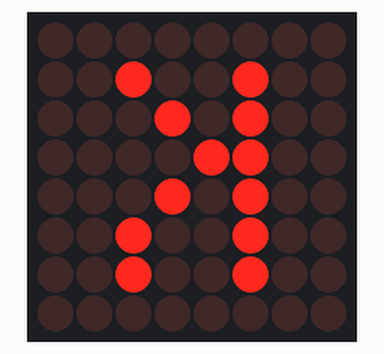
Bench run of a sketch on a simulated Arduino Uno, built with avr-gcc and run on an emulated ATmega328P. Parts: 8×8 LED matrix. Wiring (inferred from the names in the program): LED matrix (orientation assumed): rows pin 2, pin 3, pin 4, pin 5, pin 6, pin 7, pin 8, pin 9; columns pin 10, pin 11, pin 12, pin 13, A0, A1, A2, A3.

Above: at 0.1 s.
At 4.9 s:
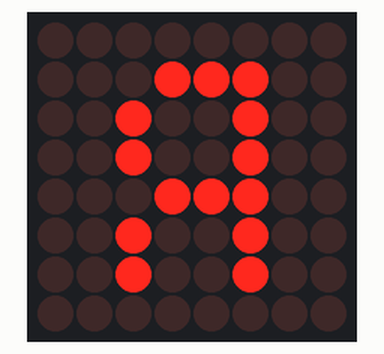
At 7.4 s:
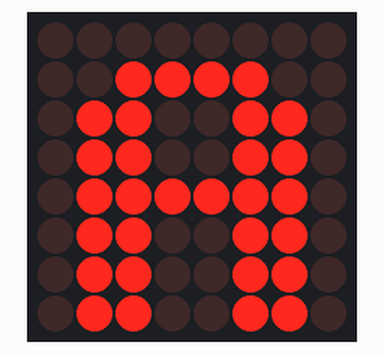
At 9.8 s:
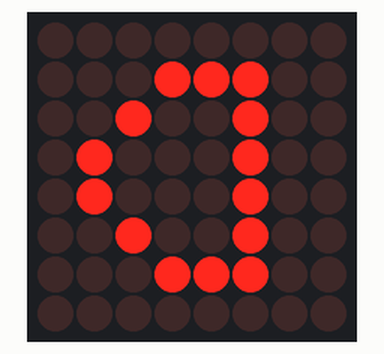
At 17.0 s:
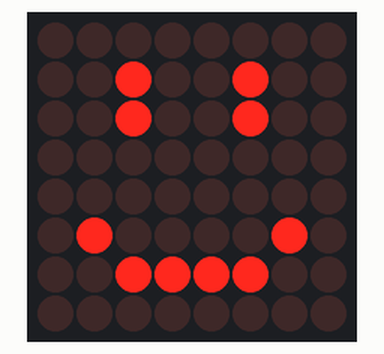
At 36.4 s:
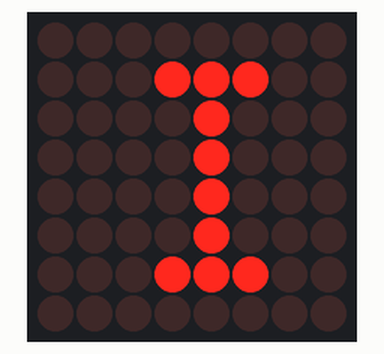

Measured:
- what the display in image 0 shows lasts 2.4 s, from 0.1 s to 2.5 s
- what the display in image 4 shows lasts 7.2 s, from 17.0 s to 24.2 s

The sketch:

ex3-matrice_8x8.ino
```cpp
//update from SAnwandter

#define ROW_1 2
#define ROW_2 3
#define ROW_3 4
#define ROW_4 5
#define ROW_5 6
#define ROW_6 7
#define ROW_7 8
#define ROW_8 9

#define COL_1 10
#define COL_2 11
#define COL_3 12
#define COL_4 13
#define COL_5 A0
#define COL_6 A1
#define COL_7 A2
#define COL_8 A3

const byte rows[] = {
    ROW_1, ROW_2, ROW_3, ROW_4, ROW_5, ROW_6, ROW_7, ROW_8
};
const byte col[] = {
  COL_1,COL_2, COL_3, COL_4, COL_5, COL_6, COL_7, COL_8
};

// The display buffer
// It's prefilled with a smiling face (1 = OFF, 0 = ON)
byte A[] = {B11111111,B11000011,B10011001,B10011001,B10000001,B10011001,B10011001,B10011001};
byte B[] = {B10000111,B10110111,B10110111,B10001111,B10110111,B10111011,B10111011,B10000011};
byte C[] = {B11111111,B11100001,B11011111,B10111111,B10111111,B10111111,B11011111,B11100001};
byte D[] = {B11111111,B11000111,B11011011,B11011101,B11011101,B11011011,B11000111,B11111111};
byte E[] = {B11111111,B11000011,B11011111,B11000111,B11011111,B11011111,B11000011,B11111111};
byte F[] = {B11111111,B11000011,B11011111,B11000111,B11011111,B11011111,B11011111,B11111111};
byte G[] = {B11111111,B11000001,B11011111,B11011111,B11010001,B11011101,B11000001,B11111111};
byte H[] = {B11111111,B11011011,B11011011,B11000011,B11011011,B11011011,B11011011,B11111111};
byte I[] = {B11111111,B11000111,B11101111,B11101111,B11101111,B11101111,B11000111,B11111111};
byte J[] = {B11111111,B11100011,B11110111,B11110111,B11110111,B11010111,B11000111,B11111111};
byte K[] = {B11111111,B11011011,B11010111,B11001111,B11010111,B11011011,B11011011,B11111111};
byte L[] = {B11111111,B11011111,B11011111,B11011111,B11011111,B11011111,B11000011,B11111111};
byte M[] = {B11111111,B11111111,B10111011,B01010101,B01101101,B01111101,B01111101,B11111111};
byte N[] = {B11111111,B11011101,B11001101,B11010101,B11011001,B11011101,B11111111,B11111111};
byte O[] = {B11111111,B11000011,B10111101,B10111101,B10111101,B10111101,B11000011,B11111111};
byte P[] = {B11111111,B11000111,B11011011,B11011011,B11000111,B11011111,B11011111,B11111111};
byte Q[] = {B11111111,B11000011,B10111101,B10111101,B10111101,B10111001,B11000001,B11111110};
byte R[] = {B11111111,B11000111,B11011011,B11011011,B11000111,B11011011,B11011011,B11111111};
byte S[] = {B11111111,B11000011,B11011111,B11000011,B11111011,B11111011,B11000011,B11111111};
byte T[] = {B11111111,B10000011,B11101111,B11101111,B11101111,B11101111,B11101111,B11111111};
byte U[] = {B11111111,B10111101,B10111101,B10111101,B10111101,B11011011,B11100111,B11111111};
byte V[] = {B11111111,B11011101,B11011101,B11011101,B11101011,B11101011,B11110111,B11111111};
byte W[] = {B11111111,B01111101,B01101101,B10101011,B10101011,B11010111,B11111111,B11111111};
byte X[] = {B11111111,B10111101,B11011011,B11100111,B11100111,B11011011,B10111101,B11111111};
byte Y[] = {B11111111,B10111011,B11010111,B11101111,B11101111,B11101111,B11101111,B11111111};
byte Z[] = {B11111111,B11000011,B11111011,B11110111,B11101111,B11011111,B11000011,B11111111};
byte emoji[] = {B11111111,B11011011,B11011011,B11111111,B11111111,B10111101,B11000011,B11111111};

float timeCount = 0;

void setup()
{
    // Open serial port
    Serial.begin(9600);

    // Set all used pins to OUTPUT
    // This is very important! If the pins are set to input
    // the display will be very dim.
    for (byte i = 2; i <= 13; i++)
        pinMode(i, OUTPUT);
    pinMode(A0, OUTPUT);
    pinMode(A1, OUTPUT);
    pinMode(A2, OUTPUT);
    pinMode(A3, OUTPUT);
}

void loop() {
  // This could be rewritten to not use a delay, which would make it appear brighter
delay(5);
timeCount += 1;

if(timeCount <  200)
{
  drawScreen(K);
}
else if (timeCount <  400)
{
  drawScreen(A);
}
else if (timeCount <  600)
{
  drawScreen(R);
}
else if (timeCount <  800)
{
  drawScreen(A);
}
else if (timeCount <  1000)
{
  drawScreen(D);
}
else if (timeCount <  1200)
{
  drawScreen(I);
}
else if (timeCount <  1400) {
  drawScreen(K);
}
else if (timeCount < 2000) {
  drawScreen(emoji);
}
else {
  // back to the start
  timeCount = 0;
}
}
 void  drawScreen(byte buffer2[])
 {
   // Turn on each row in series
    for (byte i = 0; i < 8; i++)        // count next row
     {
        digitalWrite(rows[i], HIGH);    //initiate whole row
        for (byte a = 0; a < 8; a++)    // count next row
        {
          // if You set (~buffer2[i] >> a) then You will have positive
          digitalWrite(col[a], (buffer2[i] >> a) & 0x01); // initiate whole column

          delayMicroseconds(100);       // uncoment deley for diferent speed of display
          //delayMicroseconds(1000);
          //delay(10);
          //delay(100);

          digitalWrite(col[a], 1);      // reset whole column
        }
        digitalWrite(rows[i], LOW);     // reset whole row
        // otherwise last row will intersect with next row
    }
}
//
  /* this is siplest resemplation how for loop is working with each row.
    digitalWrite(COL_1, (~b >> 0) & 0x01); // Get the 1st bit: 10000000
    digitalWrite(COL_2, (~b >> 1) & 0x01); // Get the 2nd bit: 01000000
    digitalWrite(COL_3, (~b >> 2) & 0x01); // Get the 3rd bit: 00100000
    digitalWrite(COL_4, (~b >> 3) & 0x01); // Get the 4th bit: 00010000
    digitalWrite(COL_5, (~b >> 4) & 0x01); // Get the 5th bit: 00001000
    digitalWrite(COL_6, (~b >> 5) & 0x01); // Get the 6th bit: 00000100
    digitalWrite(COL_7, (~b >> 6) & 0x01); // Get the 7th bit: 00000010
    digitalWrite(COL_8, (~b >> 7) & 0x01); // Get the 8th bit: 00000001
}*/
```
